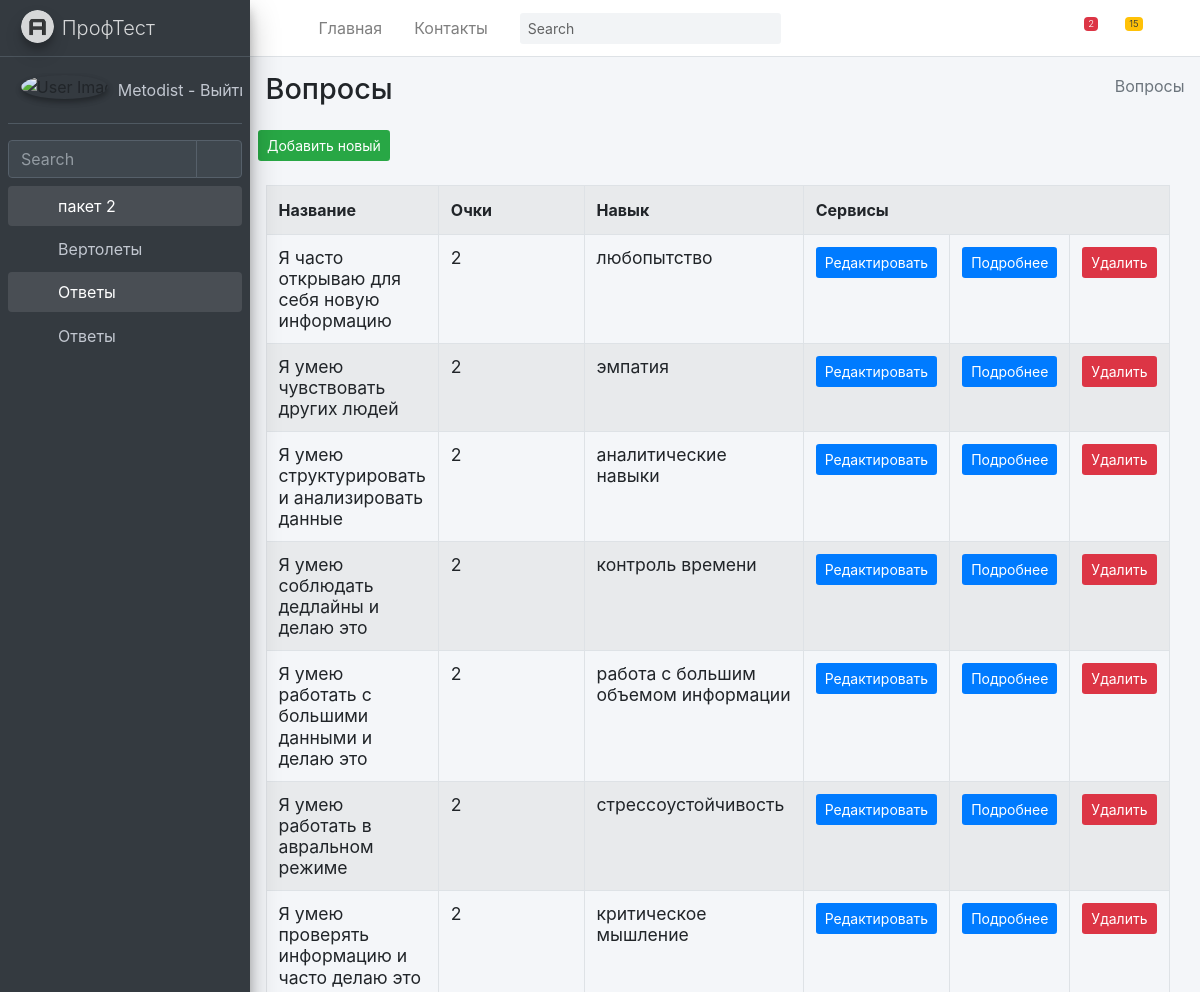
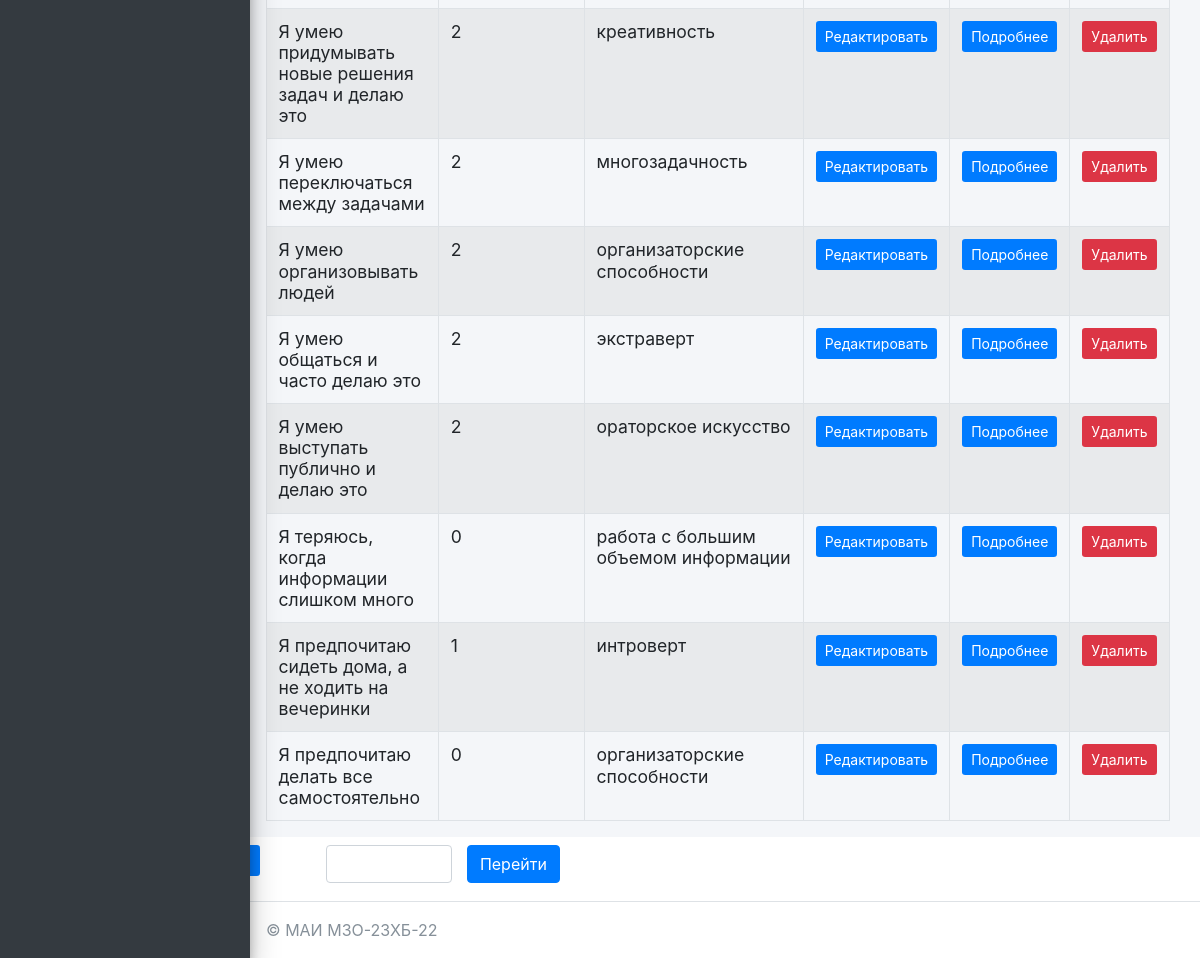
The app's page /anketa/questions/ (signed in) with its own data (2 pictures, top to bottom).
### mysite/anketa/models.py (models this page shows, shortened)
class Questions(models.Model):
    title = models.TextField(max_length=50, verbose_name="Название")
    score = models.PositiveIntegerField(verbose_name="Очки")
    skills = models.ForeignKey(Skills, on_delete=models.PROTECT, verbose_name="Навык", related_name="SkillsQuestions")
    class Meta:
        ordering = ["-title"]
        verbose_name = "Вопрос"
        verbose_name_plural = "Вопросы"

class Skills(models.Model):
    title = models.TextField(max_length=50, verbose_name="Название")
    class Meta:
        ordering = ["-title"]
        verbose_name = "Навык"
        verbose_name_plural = "Навыки"
    def __str__(self):
        return self.title

### mysite/anketa/views.py (the view)
# urls.py: path('questions/', QuestionsView.as_view(), name='questions'),
@method_decorator(login_required(login_url='/login/'), name='dispatch')
class QuestionsView(ListView):
	model = Questions
	context_object_name = 'questions_list'
	success_url = reverse_lazy('anketa:QuestionsView')
	paginate_by = item_for_page
	def get_context_data(self, *, object_list=None, **kwargs):
		context = super(QuestionsView,self).get_context_data(**kwargs)
		context['sometry'] = self.model._meta.verbose_name_plural
		context['col1name'] = self.model._meta.get_field("title").verbose_name
		context['col2name'] = self.model._meta.get_field("score").verbose_name
		context['col3name'] = self.model._meta.get_field("skills").verbose_name
		context['collastname'] = 'Cервисы'
		return context

### mysite/anketa/templates/anketa/questions_list.html (shortened to what this page needs)
{% extends "anketa/base.html" %}
{% block content %}
{% load anketa_tags %}
<div class="content-wrapper">
    {% block sidebar %}
    {% include 'anketa/includes/_breadcrumb.html' %}
    {% endblock %}
    <section class="content">
        <button class="btn bg-success btn-sm">
            <a href="{% url 'anketa:QuestionsCreate' %}" class=''>
                Добавить новый
            </a>
        </button>
        <br><br>
        <div class="container-fluid row">
            <div class="col-md-12">
                <table class="table table-striped table-bordered ">
                    <tr>
                        <th class="w-10">{{ col1name }}</th>
                        <th class="w-25">{{ col2name }}</th>
                        <th class="w-25">{{ col3name }}</th>
                        <th colspan="3">Сервисы</th>
                    </tr>
                    {% for item in questions_list %}
                    <tr>
                        <td>
                            <h5 class="card-title">
                                {{ item.title }}
                            </h5>
                        </td>
                        <td>
                            <h5 class="card-title">
                                {{ item.score }}
                            </h5>
                        </td>
                        <td>
                            <h5 class="card-title">
                                {{ item.skills }}
                            </h5>
                        <td>
                            <button class="btn bg-primary  btn-sm">
                                <a href="{% url 'anketa:QuestionsUpdate' item.pk %}">Редактировать</a>
                            </button>
                        </td>
                        <td>
                            <button class="btn bg-primary  btn-sm">
                                <a href="{% url 'anketa:QuestionsDetail' item.pk %}">Подробнее</a>
                            </button>
                        </td>
                        <td>
                            <button class="btn bg-danger  btn-sm" >
                                <a href="{% url 'anketa:QuestionsDelete' item.pk %}">Удалить</a>
                            </button>
                        </td>
                    </tr>
                    {% endfor %}
                </table>
            </div>
        </div>
    </section>
</div>
{% endblock %}

### mysite/templates/includes/full_sidebar.html
<aside class="main-sidebar sidebar-dark-primary elevation-4">
    <a href="/" class="brand-link">
        <img src="{{ ASSETS_ROOT }}/img/AdminLTELogo.png" alt="AdminLTE Logo" class="brand-image img-circle elevation-3"
             style="opacity: .8">
        <span class="brand-text font-weight-light">ПрофТест</span>
    </a>
    <div class="sidebar">
        <div class="user-panel mt-3 pb-3 mb-3 d-flex">
            <div class="image">
                <img src="{{ ASSETS_ROOT }}/img/user2-160x160.jpg" class="img-circle elevation-2" alt="User Image">
            </div>
            <div class="info">
                <a href="{% url 'logout' %}" class="d-block">
                    {{ request.user.username }} - Выйти2
                </a>
            </div>
        </div>
        <div class="form-inline">
            <div class="input-group" data-widget="sidebar-search">
                <input class="form-control form-control-sidebar" type="search" placeholder="Search" aria-label="Search">
                <div class="input-group-append">
                    <button class="btn btn-sidebar">
                        <i class="fas fa-search fa-fw"></i>
                    </button>
                </div>
            </div>
        </div>
        <nav class="mt-2">
            <ul class="nav nav-pills nav-sidebar flex-column" data-widget="treeview" role="menu" data-accordion="false">
                {% for item1 in SIDEBAR %}
                    <li class="nav-item {% if 'children' in item1 %} has-treeview menu-is-opening menu-open {% endif %}">
                    <a href="{% if 'children' in item1 %}#{% else %}{{ item1.url }}{% endif %}" class="nav-link">
                        <i class="nav-icon fas fa-circle {{ item1.color }}"></i>
                        <p>
                            {{ item1.name }}
                            {% if 'children' in item1 %}<i class="right fas fa-angle-left"></i>{% endif %}
                        </p>
                    </a>
                    <ul class="nav nav-treeview">
                    {% if 'children' in item1 %}
                        {% for item2 in item1.children %}
                            <li class="nav-item">
                                <a href="{{ item2.url }}" class="nav-link">
                                    <i class="far fa-circle nav-icon"></i>
                                    <p>{{ item2.name }}</p>
                                </a>
                            </li>
                        {% endfor %}
                    {% endif %}
                    </ul>
                    </li>
                {% endfor %}
            </ul>
        </nav>
    </div>
</aside>

### records on screen
Questions: title "Я часто открываю для себя новую информацию", score "2", skills "любопытство"
Questions: title "Я умею чувствовать других людей", score "2", skills "эмпатия"
Questions: title "Я умею структурировать и анализировать данные", score "2", skills "аналитические навыки"
Questions: title "Я умею соблюдать дедлайны и делаю это", score "2", skills "контроль времени"
Questions: title "Я умею работать с большими данными и делаю это", score "2", skills "работа с большим объемом информации"
Questions: title "Я умею работать в авральном режиме", score "2", skills "стрессоустойчивость"
Questions: title "Я умею проверять информацию и часто делаю это", score "2", skills "критическое мышление"
Questions: title "Я умею придумывать новые решения задач и делаю это", score "2", skills "креативность"
Questions: title "Я умею переключаться между задачами", score "2", skills "многозадачность"
Questions: title "Я умею организовывать людей", score "2", skills "организаторские способности"
Questions: title "Я умею общаться и часто делаю это", score "2", skills "экстраверт"
Questions: title "Я умею выступать публично и делаю это", score "2", skills "ораторское искусство"
Questions: title "Я теряюсь, когда информации слишком много", score "0", skills "работа с большим объемом информации"
Questions: title "Я предпочитаю сидеть дома, а не ходить на вечеринки", score "1", skills "интроверт"
Questions: title "Я предпочитаю делать все самостоятельно", score "0", skills "организаторские способности"

### other values on screen
{{ request.user.username }} "Metodist"
{{ item1.name }} "пакет 2" "Ответы"
{{ item2.name }} "Вертолеты" "Ответы"
{{ sometry }} "Вопросы"
{{ col1name }} "Название"
{{ col2name }} "Очки"
{{ col3name }} "Навык"
